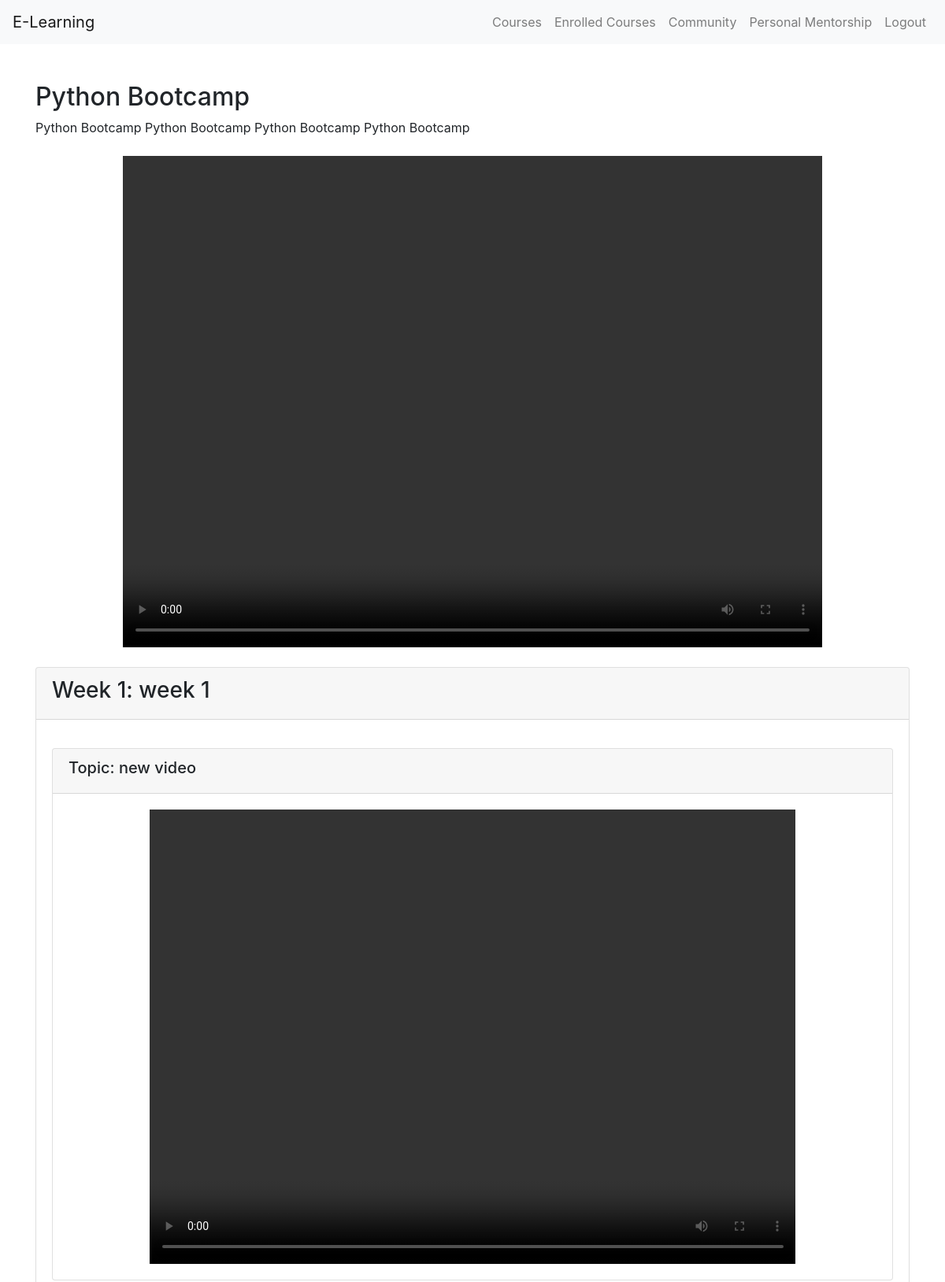
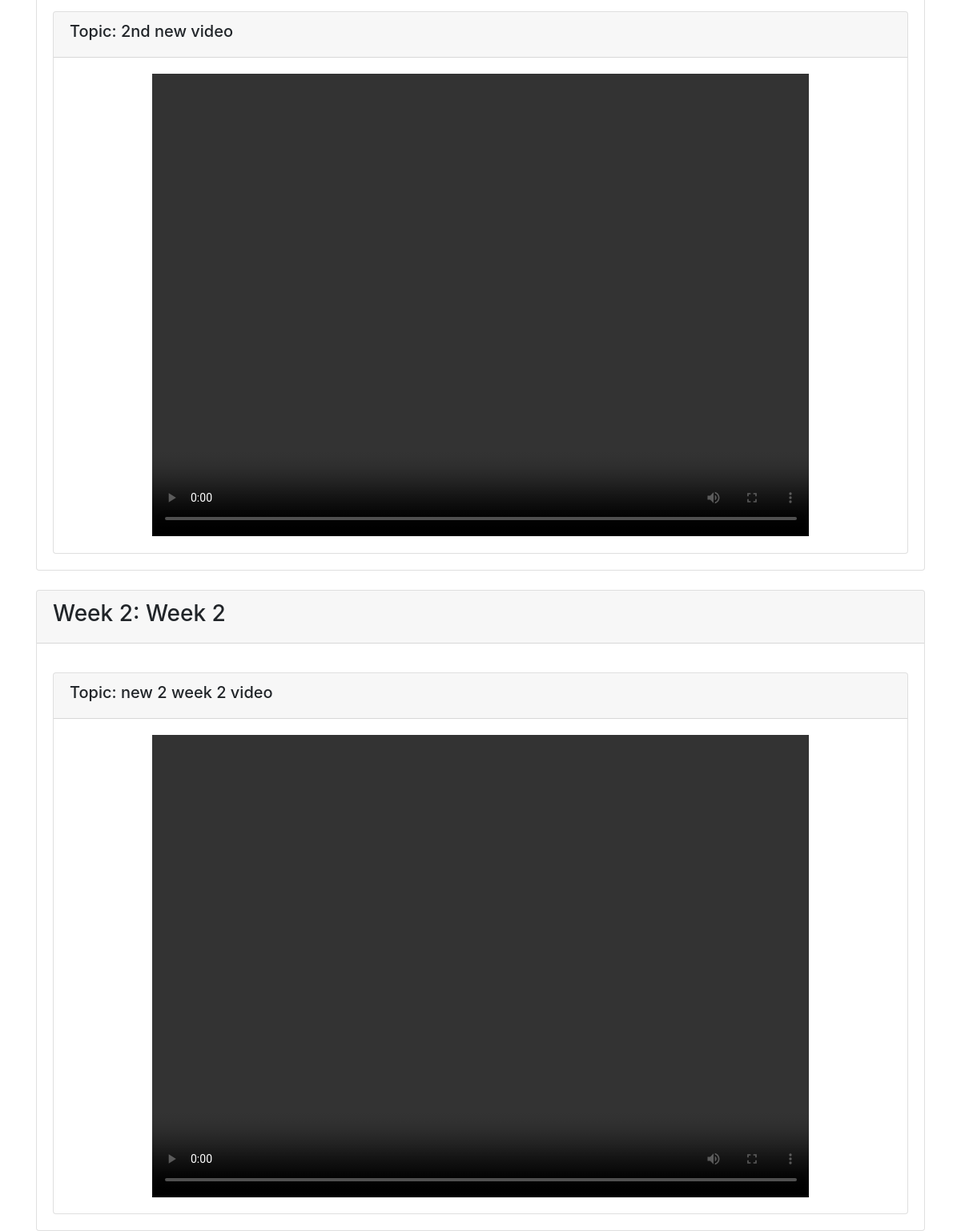
The page /enrolled-courses/1/start-course on the database its author committed (2 pictures, top to bottom).
### app/models.py (models this page shows, shortened)
class Course(models.Model):
    TECH_COURSE = 'Tech Courses'
    CBSE_COURSE = 'CBSE Courses'
    CATEGORY_CHOICES = [
        (TECH_COURSE, 'Tech Courses'),
        (CBSE_COURSE, 'CBSE Courses'),
    ]
    title = models.CharField(max_length=100)
    description = models.TextField()
    price = models.DecimalField(max_digits=8, decimal_places=2)
    category = models.CharField(max_length=100, choices=CATEGORY_CHOICES, default=TECH_COURSE)
    grade = models.CharField(max_length=10, blank=True, null=True)
    image = models.ImageField(upload_to='staticfiles/course_images/', null=True, blank=True)
    demo_video = models.FileField(upload_to='staticfiles/demo_videos/', null=True, blank=True)
    course_video = models.FileField(upload_to='staticfiles/course_videos/', null=True, blank=True)

class Week(models.Model):
    course = models.ForeignKey(Course, related_name='weeks', on_delete=models.CASCADE)
    number = models.PositiveIntegerField()
    title = models.CharField(max_length=100)
    description = models.TextField(blank=True, null=True)

class Topic(models.Model):
    week = models.ForeignKey(Week, related_name='topics', on_delete=models.CASCADE)
    title = models.CharField(max_length=100)
    video = models.FileField(upload_to='staticfiles/topic_videos/', null=True, blank=True)
    watched_by_users = models.ManyToManyField(Student, blank=True)

### app/views.py (the view)
# urls.py: path('enrolled-courses/<int:course_id>/start-course', start_course, name='start_course'),
def start_course(request, course_id):
    course = Course.objects.get(id=course_id)
    return render(request, 'start_course.html', {'course': course})

### app/templates/start_course.html (shortened to what this page needs)
<!DOCTYPE html>
<html lang="en">
<head>
    <link rel="stylesheet" href="https://stackpath.bootstrapcdn.com/bootstrap/4.5.2/css/bootstrap.min.css">
</head>
<body>
<nav class="navbar navbar-expand-lg navbar-light bg-light">
    <a class="navbar-brand" href="#">E-Learning</a>
    <div class="collapse navbar-collapse" id="navbarNav">
        <ul class="navbar-nav ml-auto">
            <li class="nav-item">
                <a class="nav-link" href="{% url 'course_catalog' %}">Courses</a>
            </li>
            <li class="nav-item">
                <a class="nav-link" href="{% url 'enrolled_course' %}">Enrolled Courses</a>
            </li>
            <li class="nav-item">
                <a class="nav-link" href="{% url 'community_platform' %}">Community</a>
            </li>
            <li class="nav-item">
                <a class="nav-link" href="{% url 'mentorship_page' %}">Personal Mentorship</a>
            </li>
            <li class="nav-item">
                <a class="nav-link" href="{% url 'logout' %}">Logout</a>
            </li>
        </ul>
    </div>
</nav>
<div class="container mt-5">
    <h2>{{ course.title }}</h2>
    <p>{{ course.description }}</p>
    {% if course.course_video %}
    <div class="video-container mt-4">
        <video controls>
            <source src="{{ course.course_video.url }}" type="{{ course.course_video.content_type }}">
        </video>
    </div>
    {% endif %}
    {% for week in course.weeks.all %}
    <div class="card mt-4">
        <div class="card-header">
            <h3>Week {{ week.number }}: {{ week.title }}</h3>
        </div>
        <div class="card-body">
            {% for topic in week.topics.all %}
            <div class="card mt-3">
                <div class="card-header">
                    <h5>Topic: {{ topic.title }}</h5>
                </div>
                <div class="card-body">
                    {% if topic.video %}
                    <div class="video-container">
                        <video controls>
                            <source src="{{ topic.video.url }}" type="{{ topic.video.content_type }}">
                        </video>
                    </div>
                    {% endif %}
                </div>
            </div>
            {% endfor %}
        </div>
    </div>
    {% endfor %}
</div>
</body>
</html>

### app/templates/start_course.html (style rules this page uses)
.video-container { position: relative; width: 80%; margin: 0 auto; padding-top: 56.25%; overflow: hidden; }
.video-container video { position: absolute; top: 0; left: 0; width: 100%; height: 100%; }

### rows shown on the page
Course: title "Python Bootcamp", description "Python Bootcamp Python Bootcamp Python Bootcamp Python Bootcamp"
Week: number "1", title "week 1"
Topic: title "new video"
Topic: title "2nd new video"
Week: number "2", title "Week 2"
Topic: title "new 2 week 2 video"
